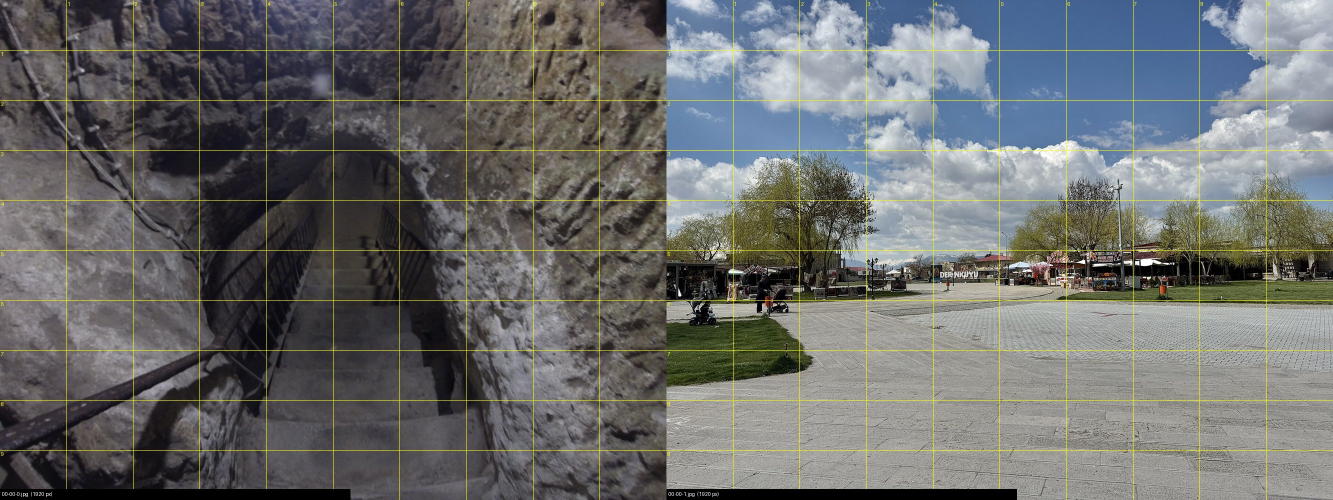
#> input picture production/derinkuyu/build/photocheck/p_000.jpg, 2666 x 1000 px (shown at 1/2 size); its folder holds only this picture in this run
$ python -i motion.py   (imports and definitions only)
#> lines starting #> are read from the running program, lines starting #| are printed output that depends on the picture; after the words box and inside, x2 and y2 are one past the last pixel; in counts of white or black regions, pixels touching at a corner belong together
#> further down, picture is the input picture: shape (1000, 2666, 3); mean B, G, R 107.7, 108.1, 106.4
"""Content-aware camera moves for still images (replaces index-based Ken Burns).

plan(img, dur, mood, prev) analyses the picture once and chooses a move that suits it:
  push_face   - slow push toward a detected face (portraits, statues)
  push_focus  - push toward the salient subject (objects, details)
  pull_reveal - start tight on the subject and pull back to reveal the whole (discoveries)
  pan / tilt  - travel along the long axis of wide/tall images, ending on the subject
  parallax    - 2.5D dolly using a monocular depth map (scenes with real depth: landscapes, interiors)
Mood ('calm' | 'tense' | 'reveal' | 'somber') sets speed and amplitude. The planner never repeats the previous move
if an alternative suits the image, so consecutive stills don't all move the same way.
"""
import os, math
import numpy as np, cv2

ROOT = os.path.dirname(os.path.dirname(os.path.abspath(__file__)))
W, H = 1920, 1080
_DEPTH = None
_FACE = None


def ease(x):
    x = min(1.0, max(0.0, x))
    return x * x * x * (x * (6 * x - 15) + 10)          # smootherstep: no visible start/stop jolt


def glide(u):
    """Mostly linear (motion never stalls) with eased ends."""
    return .65 * u + .35 * ease(u)


# ------------------------------------------------------------------ analysis
def saliency(img):
    """Spectral-residual saliency (Hou & Zhang 2007), returns (map HxW float 0..1)."""
    g = cv2.cvtColor(img, cv2.COLOR_BGR2GRAY).astype(np.float32)
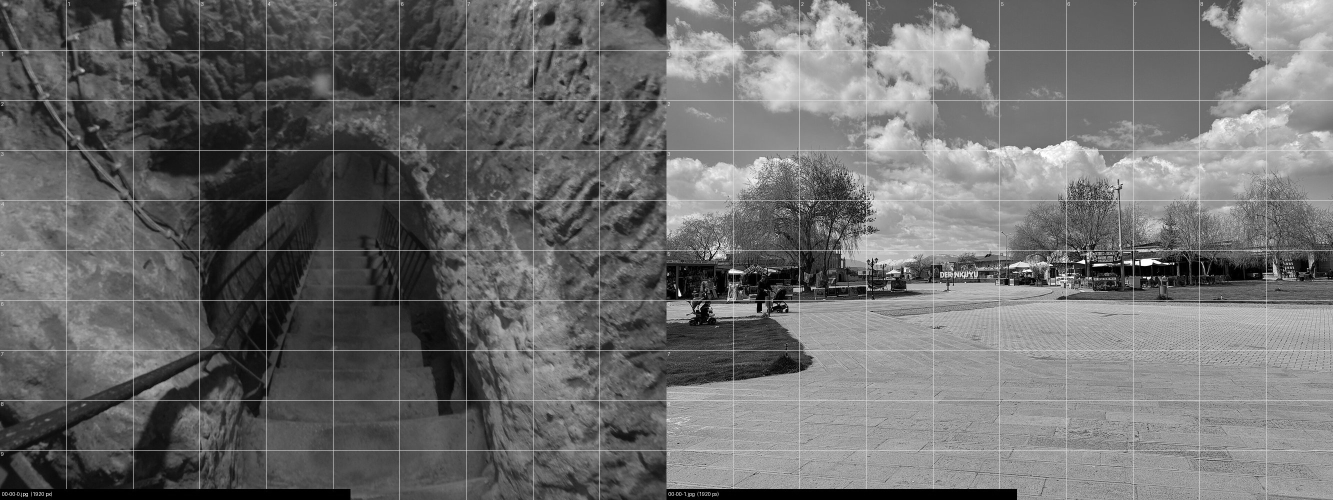
#> g: shape (1000, 2666) float32 (shown at 1/2 size); min 0, max 255, mean 107.6
    s = cv2.resize(g, (96, int(96 * g.shape[0] / g.shape[1])) if g.shape[1] > g.shape[0] else (int(96 * g.shape[1] / g.shape[0]), 96))
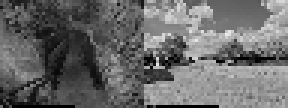
#> s: shape (36, 96) float32 (shown 3 times larger); min 0, max 235.1, mean 105.8
    F = np.fft.fft2(s); amp = np.log(np.abs(F) + 1e-6); ph = np.angle(F)
#> after `amp = np.log(np.abs(F) + 1e-06)`:
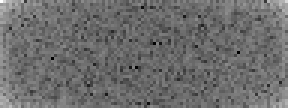
#> amp: shape (36, 96) float64 (shown 3 times larger); min 2.69, max 12.81, mean 7.03; drawn with min black and max white
#> after `ph = np.angle(F)`:
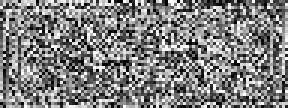
#> ph: shape (36, 96) float64 (shown 3 times larger); min -3.14, max 3.14, mean -0.000909; drawn with min black and max white
    res = amp - cv2.blur(amp, (3, 3))
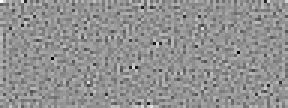
#> res: shape (36, 96) float64 (shown 3 times larger); min -3.87, max 2.9, mean 0.0058; drawn with min black and max white
    sal = np.abs(np.fft.ifft2(np.exp(res + 1j * ph))) ** 2
    sal = cv2.GaussianBlur(sal, (0, 0), 2.5)
    # downweight borders (frames, mounts, museum backdrops) and blend with local contrast
    h, w = sal.shape; yy, xx = np.mgrid[0:h, 0:w]
#> after `h, w = sal.shape`: h = 36; w = 96
    border = np.clip(np.minimum.reduce([xx, yy, w - 1 - xx, h - 1 - yy]) / (0.08 * max(h, w)), 0, 1)
    sal = sal * border
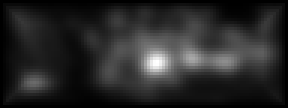
#> sal: shape (36, 96) float64 (shown 3 times larger); min 0, max 0.0025, mean 0.000396; drawn with min black and max white
    sal = (sal - sal.min()) / (sal.max() - sal.min() + 1e-6)
    return cv2.resize(sal, (img.shape[1], img.shape[0]), interpolation=cv2.INTER_LINEAR)


def focus_point(sal):
    thr = np.percentile(sal, 92); m = sal >= thr
#> after `thr = np.percentile(sal, 92)`: thr = 0.374
#> after `m = sal >= thr`:
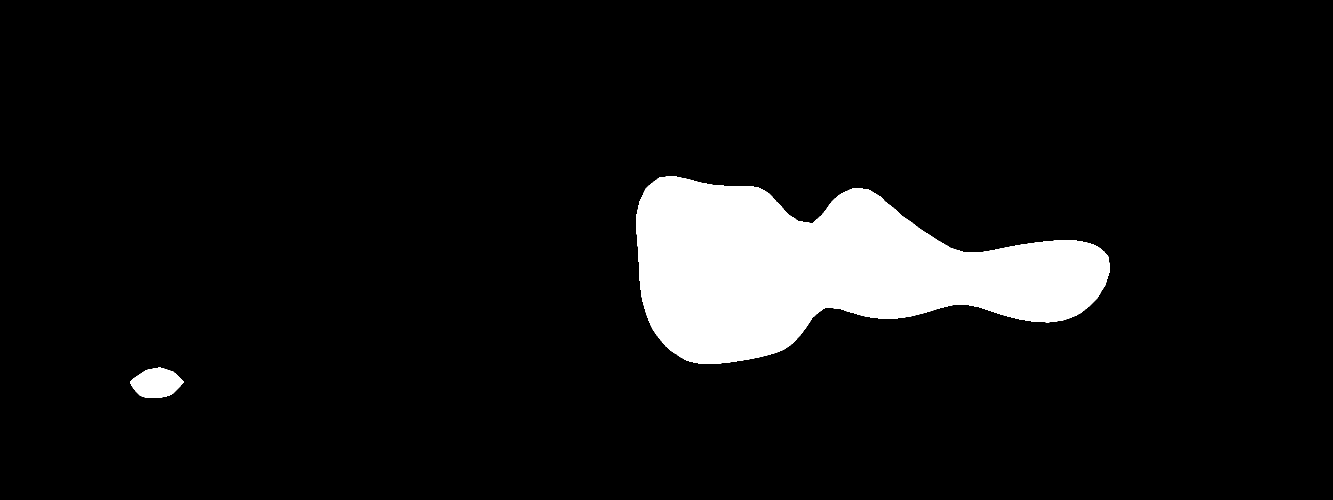
#> m: shape (1000, 2666) bool (shown at 1/2 size); 8% white; 2 white regions, box (x1, y1, x2, y2) and area: (1272, 352, 2220, 728) 208650, (260, 735, 368, 796) 4630
    ys, xs = np.nonzero(m)
    if len(xs) == 0: return .5, .5, (0, 0, 1, 1)
    h, w = sal.shape
#> h = 1000; w = 2666
    x0, x1 = np.percentile(xs, (5, 95)) / w; y0, y1 = np.percentile(ys, (5, 95)) / h
#> after `x0, x1 = np.percentile(xs, (5, 95)) / w`: x0 = 0.488; x1 = 0.799
#> after `y0, y1 = np.percentile(ys, (5, 95)) / h`: y0 = 0.401; y1 = 0.692
    wts = sal[m]
    return float((xs * wts).sum() / wts.sum() / w), float((ys * wts).sum() / wts.sum() / h), (x0, y0, x1, y1)


def faces(img):
    """YuNet DNN face detector (works on paintings and statues better than Haar). Returns [(x, y, w, h)] largest first."""
    global _FACE
    p = os.path.join(ROOT, 'models', 'yunet', 'yunet.onnx')
    if not os.path.exists(p): return []
    s = 640 / max(img.shape[:2]); im = cv2.resize(img, None, fx=s, fy=s, interpolation=cv2.INTER_AREA) if s < 1 else img
    s = min(1.0, s); h, w = im.shape[:2]
    if _FACE is None: _FACE = cv2.FaceDetectorYN.create(p, '', (w, h), 0.75, 0.3, 50)
    _FACE.setInputSize((w, h))
    _, det = _FACE.detect(im)
    if det is None: return []
    out = [(d[0] / s, d[1] / s, d[2] / s, d[3] / s) for d in det]
    out.sort(key=lambda r: -r[2] * r[3])
    return out[:1]


def depth(img):
    """Depth Anything (small, ONNX). Returns HxW float 0 (far) .. 1 (near), or None if the model is unavailable."""
    global _DEPTH
    p = os.path.join(ROOT, 'models', 'depth', 'onnx', 'model.onnx')
    if not os.path.exists(p): return None
    if _DEPTH is None:
        import onnxruntime as ort
        _DEPTH = ort.InferenceSession(p)
    h, w = img.shape[:2]; s = 518 / max(h, w)
    nh, nw = max(14, int(round(h * s / 14)) * 14), max(14, int(round(w * s / 14)) * 14)
    x = cv2.resize(img, (nw, nh), interpolation=cv2.INTER_AREA)[..., ::-1].astype(np.float32) / 255
    x = ((x - [0.485, 0.456, 0.406]) / [0.229, 0.224, 0.225]).transpose(2, 0, 1)[None].astype(np.float32)
    d = _DEPTH.run(None, {'pixel_values': x})[0][0]
    d = cv2.resize(d, (w, h), interpolation=cv2.INTER_CUBIC)
    lo, hi = np.percentile(d, (2, 98))
    return np.clip((d - lo) / (hi - lo + 1e-6), 0, 1).astype(np.float32)


def plain_background(img):
    """Museum object on a seamless backdrop? (border nearly uniform)"""
    b = np.concatenate([img[:12].reshape(-1, 3), img[-12:].reshape(-1, 3), img[:, :12].reshape(-1, 3), img[:, -12:].reshape(-1, 3)]).astype(np.float32)
    return float(b.std(axis=0).mean()) < 14


def analyse(img):
    sal = saliency(img); fx, fy, box = focus_point(sal)
#> after `fx, fy, box = focus_point(sal)`: fx = 0.604; fy = 0.548; box = (0.488, 0.401, 0.799, 0.692)
    fc = faces(img)
#> fc = []
    a = {'focus': (fx, fy), 'box': box, 'face': None, 'plain': plain_background(img), 'depth': None, 'depth_spread': 0.0}
    h, w = img.shape[:2]
#> h = 1000; w = 2666
    if fc:
        x, y, fw, fh = fc[0]
        if fw * fh / (w * h) > .006: a['face'] = ((x + fw / 2) / w, (y + fh * .45) / h, fw / w)
    if not a['plain']:
        d = depth(img)
        if d is not None:
            a['depth'] = d
            # useful parallax needs a real near/far separation, not just a gradient
            a['depth_spread'] = float(np.percentile(d, 85) - np.percentile(d, 15))
    return a


# ------------------------------------------------------------------ planning
MOODS = {'calm': (.075, 1.0), 'reveal': (.16, 1.0), 'tense': (.12, 1.35), 'somber': (.06, .8)}


# [32 lines left out: functions trim_mount, plan, not called in this run]


class Move:
    # [107 lines left out: functions __init__, _view, frame, grade, not called in this run]

>>> import cv2
>>> picture = cv2.imread('../derinkuyu/build/photocheck/p_000.jpg')
>>> result = analyse(picture)
#> result = 6 items

$ run again, on production/derinkuyu/build/photocheck/p_001.jpg
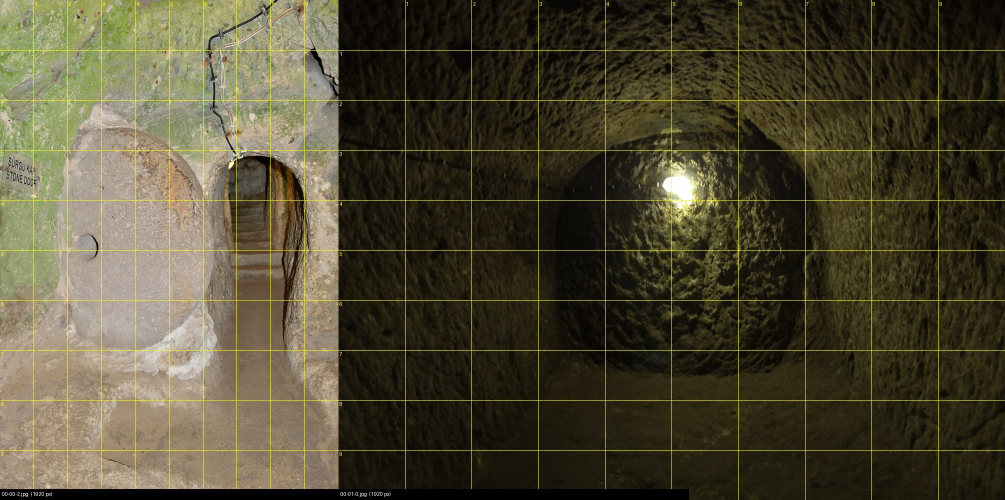
#> input picture production/derinkuyu/build/photocheck/p_001.jpg, 2010 x 1000 px (shown at 1/2 size)
#> picture is the input picture: shape (1000, 2010, 3); mean B, G, R 50.8, 73.1, 79
#> in saliency, `sal = sal * border`:
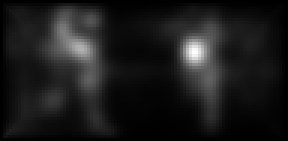
#> sal: shape (47, 96) float64 (shown 3 times larger); min 0, max 0.00304, mean 0.000333; drawn with min black and max white
#> thr = 0.307
#> in focus_point, `m = sal >= thr`:
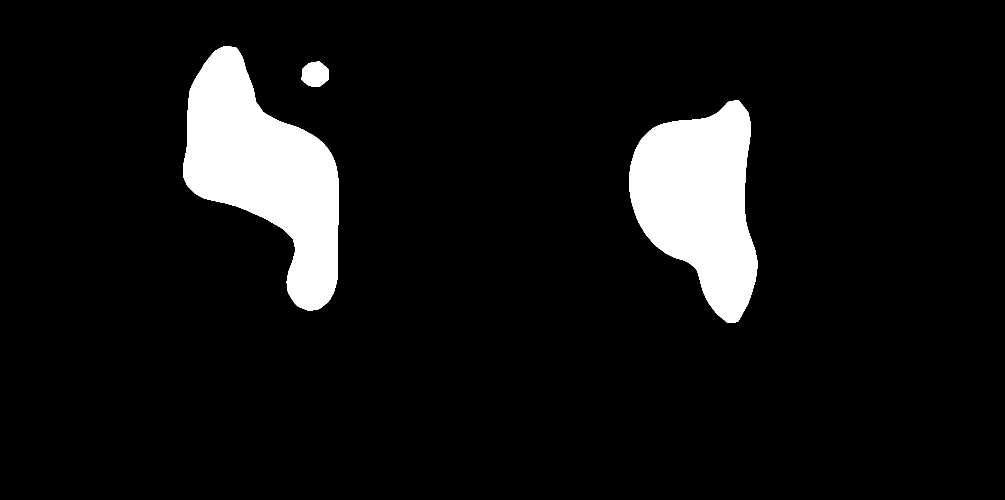
#> m: shape (1000, 2010) bool (shown at 1/2 size); 8% white; 3 white regions, box (x1, y1, x2, y2) and area: (366, 92, 678, 622) 84902, (1258, 200, 1515, 646) 73725, (603, 123, 657, 174) 2173
#> x0 = 0.203; x1 = 0.736
#> y0 = 0.167; y1 = 0.576
#> fx = 0.476; fy = 0.365; box = (0.203, 0.167, 0.736, 0.576)
#> fc = []
#> result = 6 items

$ run again, on production/derinkuyu/build/photocheck/p_003.jpg
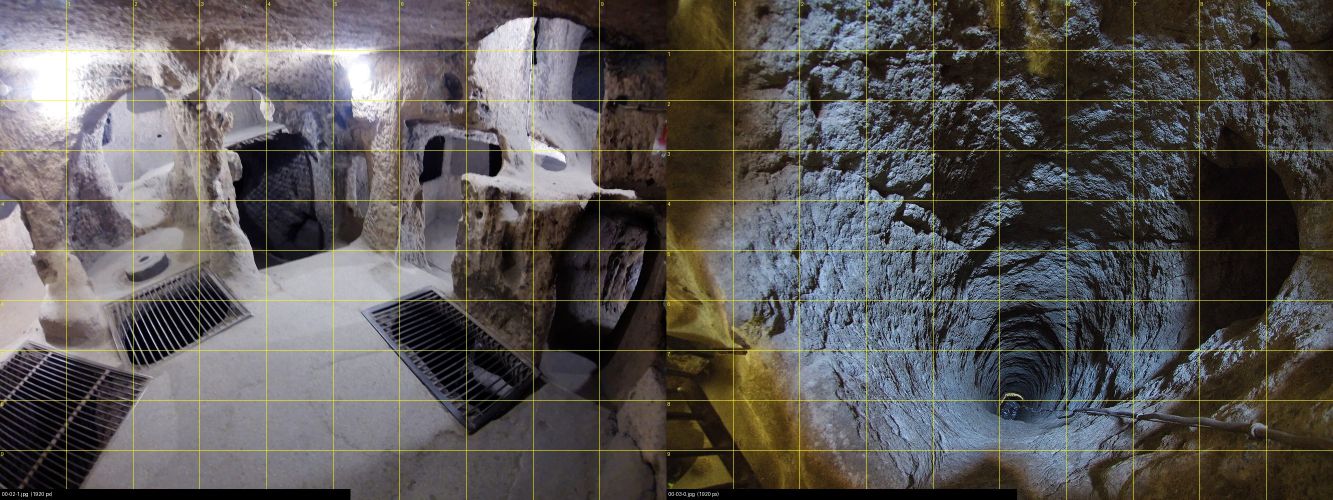
#> input picture production/derinkuyu/build/photocheck/p_003.jpg, 2666 x 1000 px (shown at 1/2 size)
#> picture is the input picture: shape (1000, 2666, 3); mean B, G, R 85.2, 86.6, 89.8
#> in saliency, `sal = sal * border`:
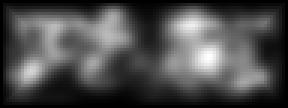
#> sal: shape (36, 96) float64 (shown 3 times larger); min 0, max 0.00123, mean 0.00037; drawn with min black and max white
#> thr = 0.641
#> in focus_point, `m = sal >= thr`:
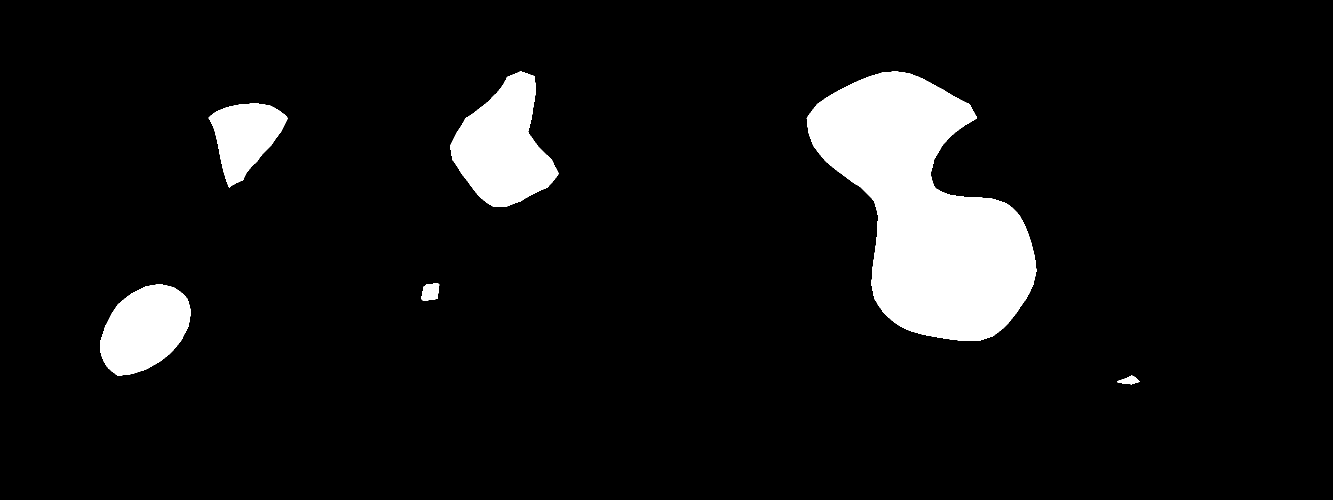
#> m: shape (1000, 2666) bool (shown at 1/2 size); 8% white; 6 white regions, box (x1, y1, x2, y2) and area: (1613, 143, 2073, 682) 137960, (900, 143, 1118, 413) 34830, (201, 568, 382, 752) 23504, (417, 207, 576, 376) 15524, (843, 566, 879, 602) 1009, (2234, 751, 2280, 769) 453
#> x0 = 0.106; x1 = 0.754
#> y0 = 0.192; y1 = 0.672
#> fx = 0.549; fy = 0.42; box = (0.106, 0.192, 0.754, 0.672)
#> fc = []
#> result = 6 items

$ run again, on production/derinkuyu/build/photocheck/p_009.jpg
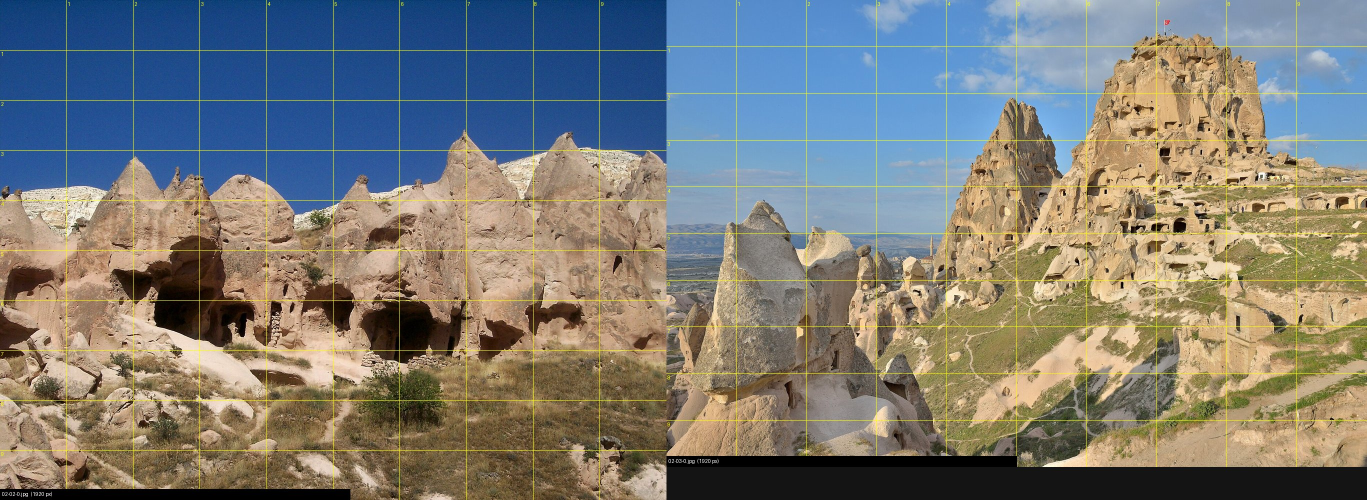
#> input picture production/derinkuyu/build/photocheck/p_009.jpg, 2733 x 1000 px (shown at 1/2 size)
#> picture is the input picture: shape (1000, 2733, 3); mean B, G, R 119.3, 124.1, 123.9
#> thr = 0.635
#> in focus_point, `m = sal >= thr`:
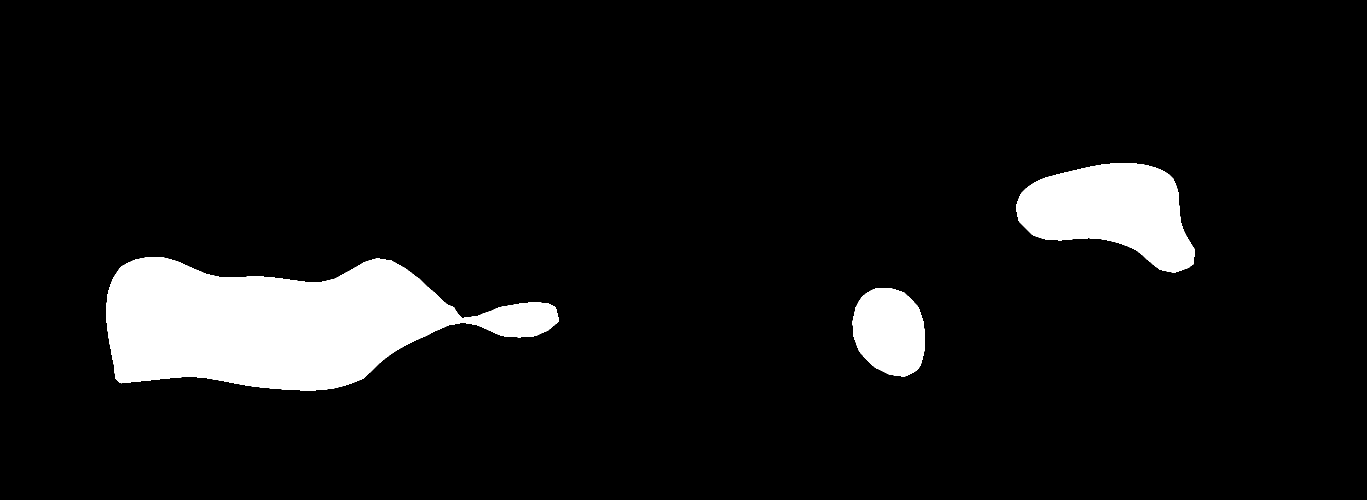
#> m: shape (1000, 2733) bool (shown at 1/2 size); 8% white; 3 white regions, box (x1, y1, x2, y2) and area: (212, 514, 1118, 781) 148326, (2032, 326, 2390, 546) 50016, (1705, 576, 1850, 753) 20298
#> x0 = 0.0977; x1 = 0.846
#> y0 = 0.376; y1 = 0.746
#> fx = 0.369; fy = 0.601; box = (0.0977, 0.376, 0.846, 0.746)
#> fc = []
#> result = 6 items
